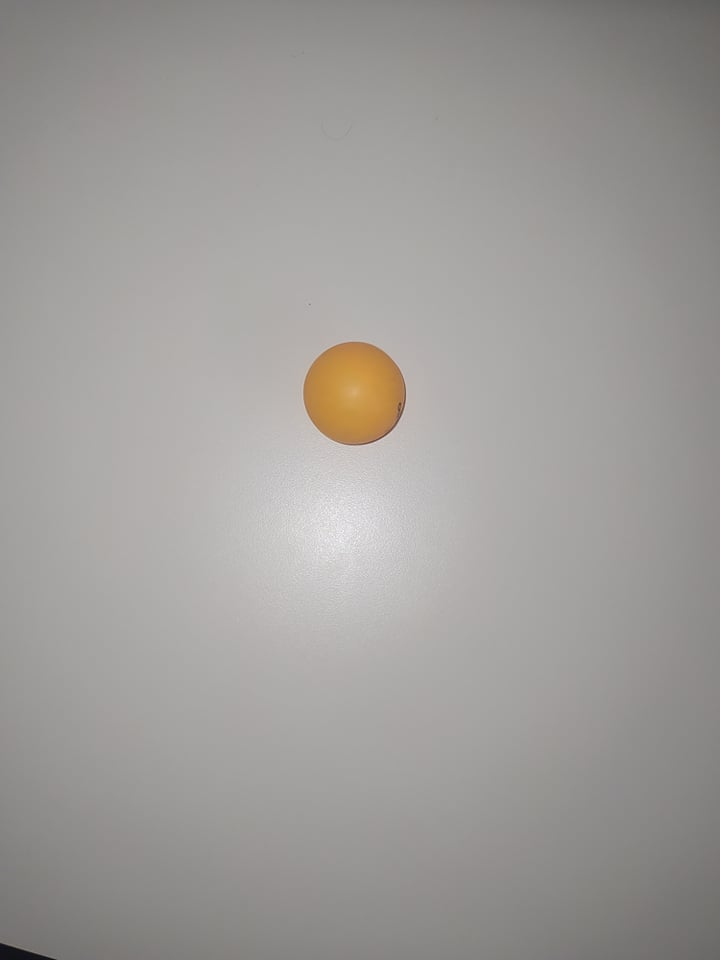
%> input picture balle.jpg, 720 x 960 px
$ octave tests_imFixe.m   (GNU Octave 9; MATLAB toolbox functions it lacks are replaced by stand-ins)
%> lines starting %> are read from the running program, lines starting %| are printed output that depends on the picture; in (x1, y1, x2, y2) boxes, pixels count from 0 and x2, y2 are one past the last pixel; in counts of white or black regions, pixels touching at a corner belong together; the program's own positions count from 1
clear all; close all;


RGB = imread('balle.jpg');
%> RGB is the input picture: size 960x720x3 uint8; mean R, G, B 158.6, 156.2, 153.6

% Dimensions
M=size(RGB,1); % 960
%> M = 960
N=size(RGB,2); % 720
%> N = 720
P=size(RGB,3); % 3
%> P = 3


%% Affichage R G B
figure;
R=RGB(:,:,1);G=RGB(:,:,2);B=RGB(:,:,3);
subplot(131); imshow(R); title('Red');
subplot(132); imshow(G); title('Green');
subplot(133); imshow(B); title('Blue');


%% Blue -> B&W and remove noise
figure;
threshold = graythresh(B);
%> threshold = 0.588
bw = im2bw(imcomplement(B),threshold);
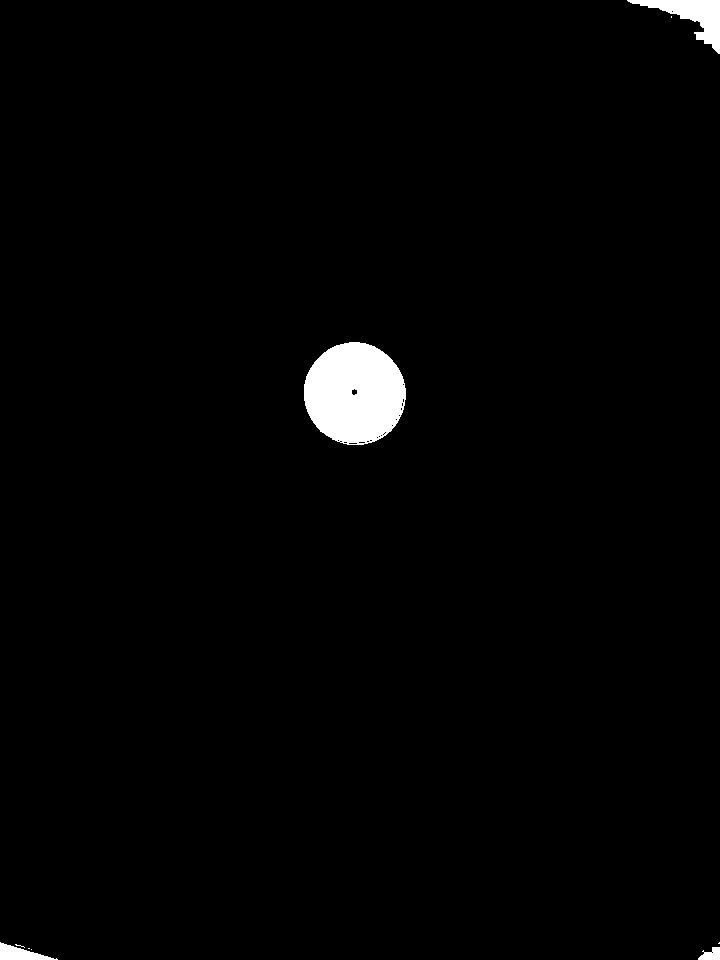
%> bw: size 960x720 logical; 1.5% white; 9 white regions (5 under 20 px), largest, box (x1, y1, x2, y2) and area: (304, 342, 406, 445) 8153, (627, 0, 720, 54) 1786, (0, 942, 58, 960) 525, (698, 947, 720, 960) 195
subplot(131); imshow(bw);

% remove all object containing fewer than 3000 pixels
bw = bwareaopen(bw,3000);
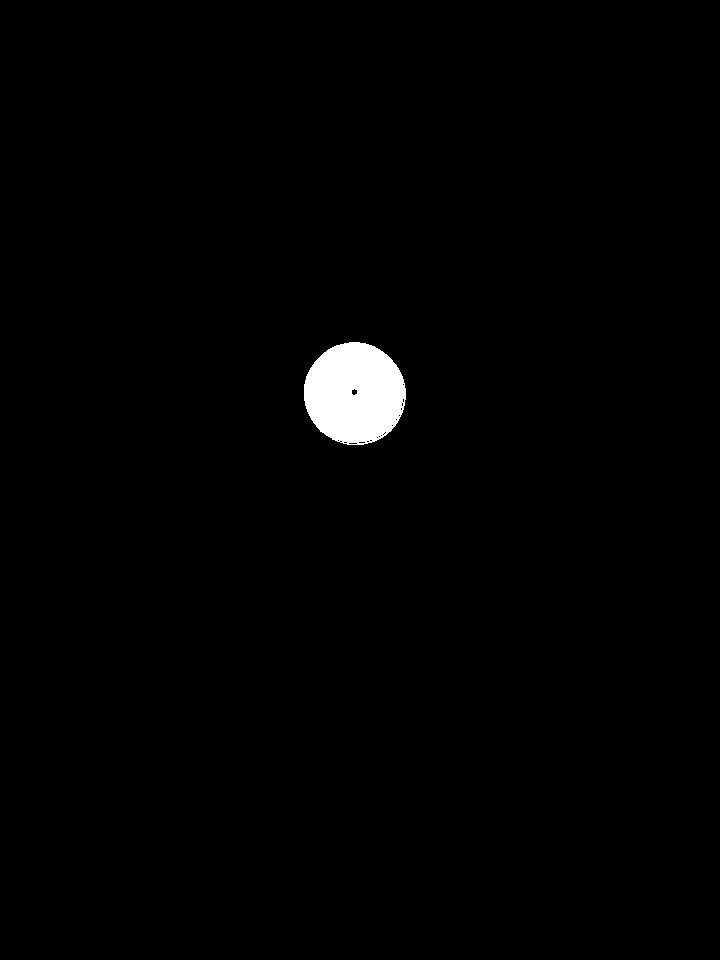
%> bw: size 960x720 logical; 1.2% white; 1 white region, box (x1, y1, x2, y2) and area: (304, 342, 406, 445) 8153
subplot(132); imshow(bw);

% fill any holes, so that regionprops can be used to estimate
% the area enclosed by each of the boundaries
bw = imfill(bw,'holes');
%> bw: size 960x720 logical; 1.2% white; 1 white region, box (x1, y1, x2, y2) and area: (304, 342, 406, 445) 8218
subplot(133); imshow(bw);


%% Draw boundary
figure;
[Bo,L] = bwboundaries(bw,'noholes');
%> Bo = 1 boundary; box (x1, y1, x2, y2) and points: (304, 342, 406, 445) 290
imshow(label2rgb(L, @jet, [.5 .5 .5]))
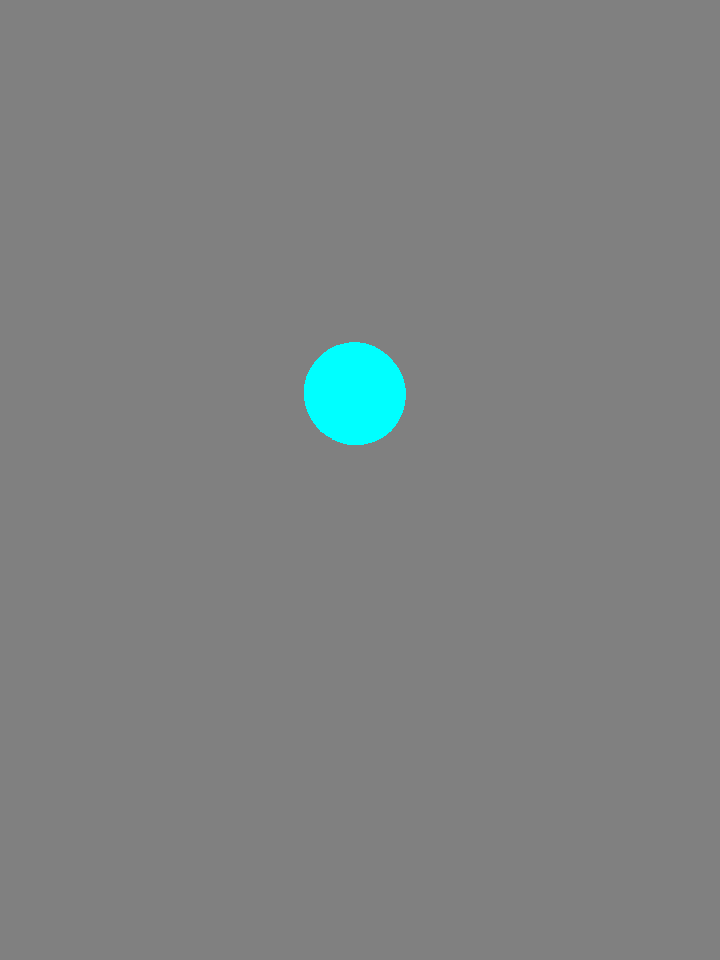
%> displayed picture: size 960x720x3, on the screen's scale of 0 to 255; mean R, G, B 126.5, 129.5, 129.5
hold on
for k = 1:length(Bo)
    boundary = Bo{k};
    plot(boundary(:,2), boundary(:,1), 'w', 'LineWidth', 2)
end
%> this loop made 1 pass

stats = regionprops(L,'Area','Centroid');
%> stats = 1 region; Area and Centroid: 8218 [355.4 394.3]

% loop over the boundaries
for k = 1:length(Bo)

    % obtain (X,Y) boundary coordinates corresponding to label 'k'
    boundary = Bo{k};

    % Mark the center
    centroid = stats(k).Centroid;
    plot(centroid(1),centroid(2),'ko');
end
%> this loop made 1 pass
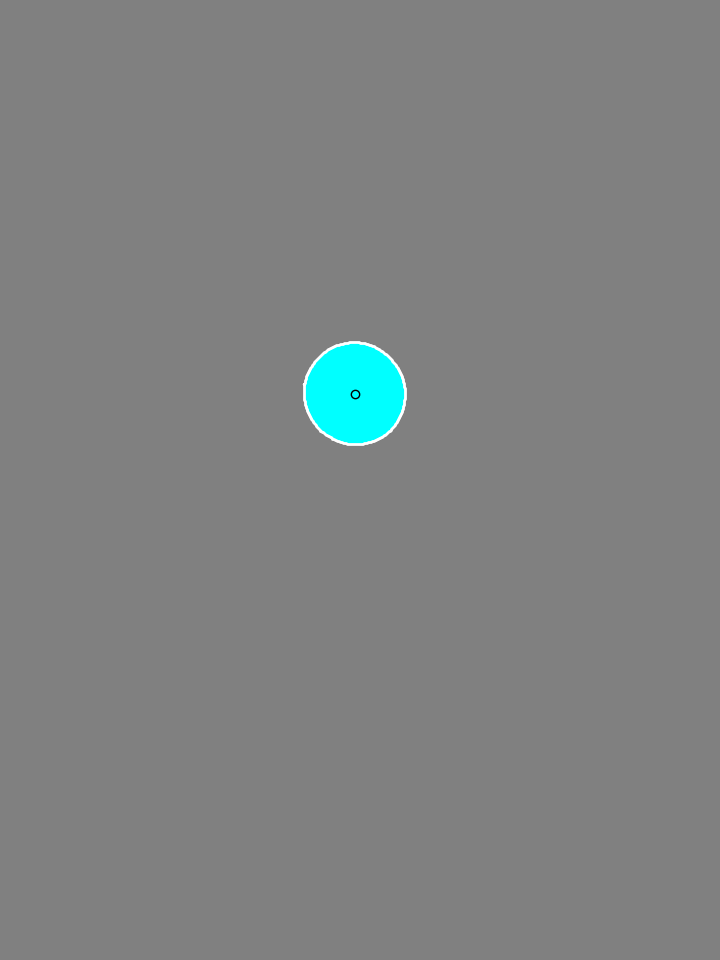
%> figure redrawn from the program's plot data
